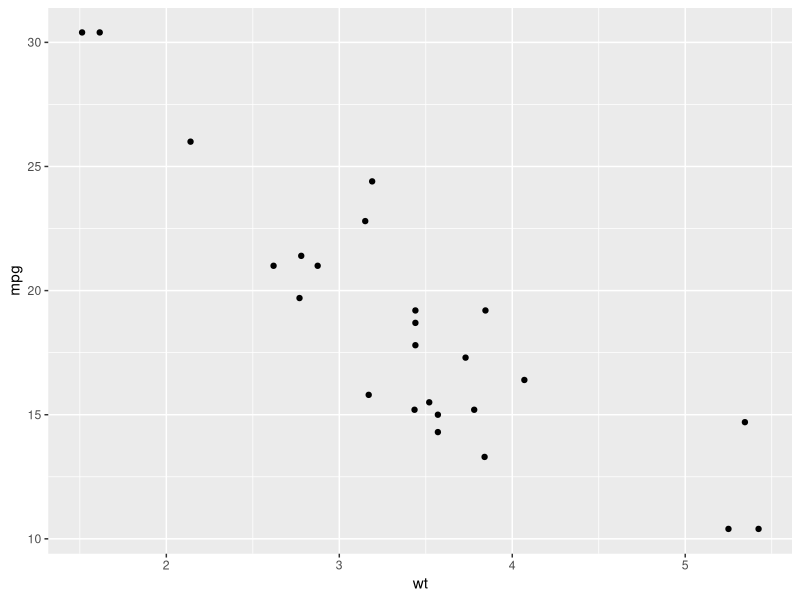

Reproduce this figure in R.
library(magrittr)
library(dplyr)
library(ggplot2)

mtcars %>%
  filter(carb > 1) %>%
  group_by(cyl) %>%
  summarise(Avg_mpg = mean(mpg)) %>%
  arrange(desc(Avg_mpg))

mtcars %>%
  filter(carb > 1) %>%
  lm(mpg ~ cyl + hp, data = .) %>%
  summary()

mtcars %>%
  filter(carb > 1) %>%
  qplot(x = wt, y = mpg, data = .)